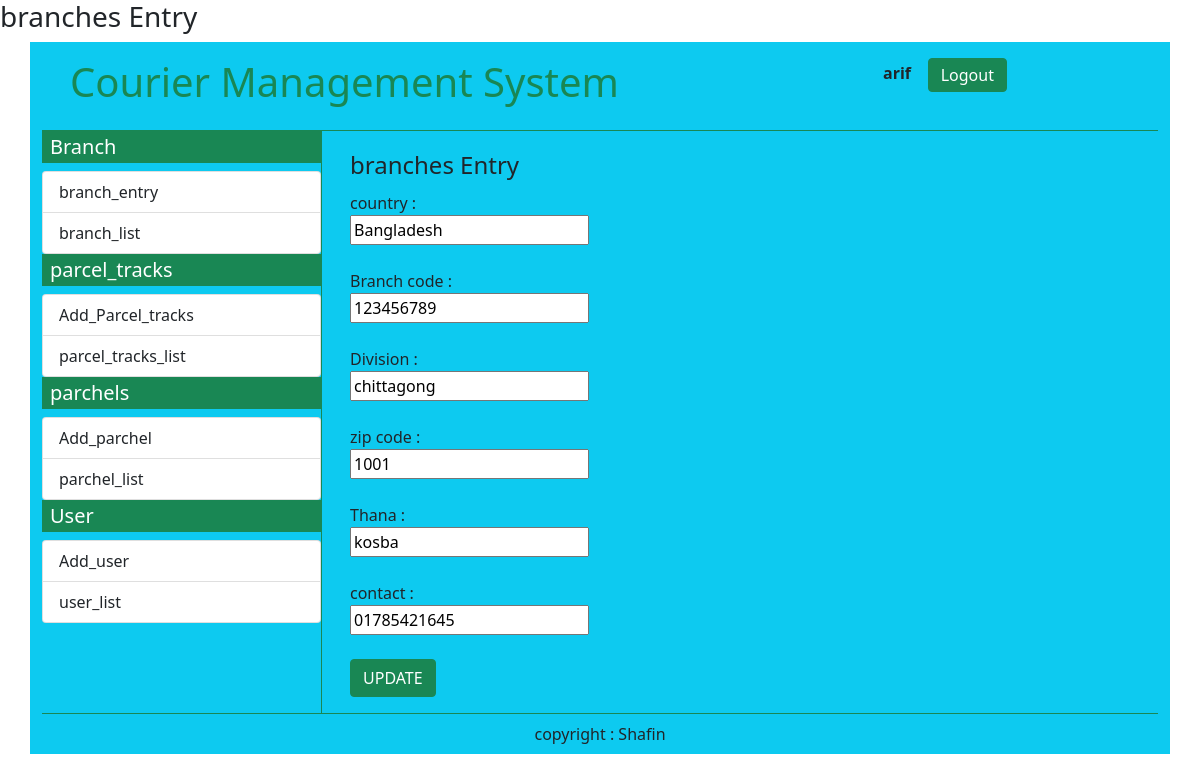
Page /admin/edit_branch.php?id=1 (signed in) on the committed database.
### tables this page shows
CREATE TABLE `branches` (
  `id` int(30) NOT NULL,
  `country` varchar(50) NOT NULL,
  `branch_code` varchar(50) NOT NULL,
  `Division` varchar(100) NOT NULL,
  `zip_code` varchar(50) NOT NULL,
  `Thana` varchar(50) NOT NULL,
  `contact` varchar(100) NOT NULL,
  `date_created` datetime NOT NULL DEFAULT current_timestamp()
);

### admin/edit_branch.php (the view, shortened to what this page needs)
<?php
require('dbconfig.php');
	$user_first_name = $_SESSION['name'];
	if(!empty($user_first_name)){
?>
<!DOCTYPE html>
<html lang="en">
    <head>
    </head>
    <link href="https://cdn.jsdelivr.net/npm/bootstrap@5.0.2/dist/css/bootstrap.min.css" rel="stylesheet">
    <link rel="stylesheet" href="https://use.fontawesome.com/releases/v5.15.4/css/all.css"/>
    <body>
        <h3>branches Entry</h3>
        <div class="container bg-info">
        <div class="container-fluid border-bottom border-success">
        <?php include "partial/top_bar.php" ?>
            </div>
            <div class="container-fluid">
                <div class="row">
                    <div class="col-sm-3 .bg-success p-0 m-0">
<?php include "partial/left_bar.php" ?>
                    </div>
                    <div class="col-sm-9 border-start border-success">
                    <div class="container p-2 m-2">
                    <?php
                            $id = $_REQUEST['id'];
                            $sql = $db->query("SELECT * FROM branches WHERE id='$id'");
                                $row = $sql->fetch_assoc();
                            ?>
    <legend>branches Entry</legend>
    <form action="" method="post">
        country : <br>
        <input type="text" name="country" value="<?php echo $row['country']  ?>"><br><br>
        Branch code : <br>
        <input type="text" name="Branch" value="<?php echo $row['branch_code']  ?>"><br><br>
        Division : <br>
        <input type="text" name="Division" value="<?php echo $row['Division']  ?>"><br><br>
        zip code : <br>
        <input type="text" name="zip_code" value="<?php echo $row['zip_code']  ?>"><br><br>
        Thana : <br>
        <input type="text" name="Thana" value="<?php echo $row['Thana']  ?>"><br><br>
        contact : <br>
        <input type="text" name="contact" value="<?php echo $row['contact']  ?>"><br><br>
        <input type="submit" name="submit" value="UPDATE" class="btn btn-success">
    </form>
    </div>
                    </div>
                </div>
            </div>
            <div class="container-fluid border-top border-success">
                <?php include "partial/footer.php" ?>
            </div>
    </div>
</body>
</html>
<?php
}else{
	header('location:login.php');
}
?>

### rows in the picture
branches: country "Bangladesh", Branch "123456789", Division "chittagong", zip_code "1001", Thana "kosba", contact "01785421645"

### other values in the picture
$user_first_name "arif"
